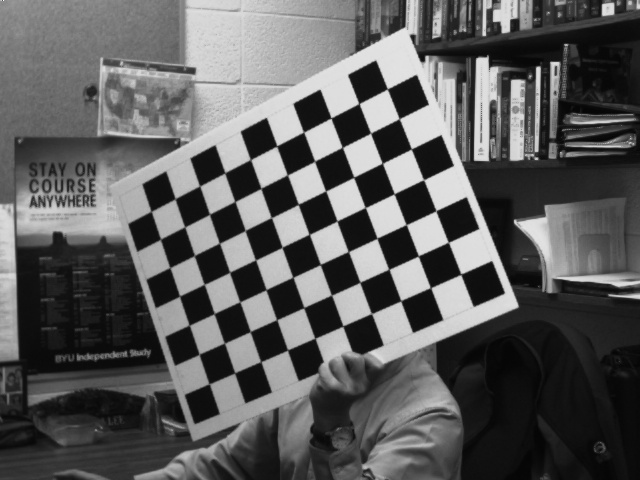
#> input picture Assignments/Assignment_2/images/JPEG/AR1.jpg, 640 x 480 px, found by its file name
$ python task1.py
#> lines starting #> are read from the running program, lines starting #| are printed output that depends on the picture; after the words box and inside, x2 and y2 are one past the last pixel; in counts of white or black regions, pixels touching at a corner belong together
import numpy as np
import cv2 as cv
import os

# termination criteria
criteria = (cv.TERM_CRITERIA_EPS + cv.TERM_CRITERIA_MAX_ITER, 30, 0.001)
# prepare object points, like (0,0,0), (1,0,0), (2,0,0) ....,(6,5,0)
objp = np.zeros((7*10,3), np.float32)
objp[:,:2] = np.mgrid[0:10,0:7].T.reshape(-1,2)
# Arrays to store object points and image points from all the images.
objpoints = [] # 3d point in real world space
imgpoints = [] # 2d points in image plane.

imagePath = os.path.join(os.getcwd(),'images','JPEG','AR1.jpg')
savePath = os.path.join(os.getcwd(),'images','results','task1.jpg')
img = cv.imread(imagePath)
#> img is the input picture: shape (480, 640, 3); min 1, max 255, mean 92
gray = cv.cvtColor(img, cv.COLOR_BGR2GRAY)
# Find the chess board corners
ret, corners = cv.findChessboardCorners(gray, (7,10), None)
#> ret = True; corners = 70 rows, first 8: [209.1, 383.7], [199.2, 354.2], [189, 325.2], [179.7, 295.8], [170, 267.7], [160.6, 239.1], [150.9, 211.3], [234.7, 372.8]
# If found, add object points, image points (after refining them)
if ret == True:
    objpoints.append(objp)
    corners2 = cv.cornerSubPix(gray,corners, (11,11), (-1,-1), criteria)
#> corners2 = 70 rows, first 8: [209.2, 383.8], [199.2, 354.3], [189.3, 325.2], [179.5, 296.2], [169.9, 267.6], [160.5, 239.2], [151.2, 211.3], [234.7, 372.8]
    imgpoints.append(corners)
    # Draw and display the corners
    cv.drawChessboardCorners(img, (7,10), corners2, ret)
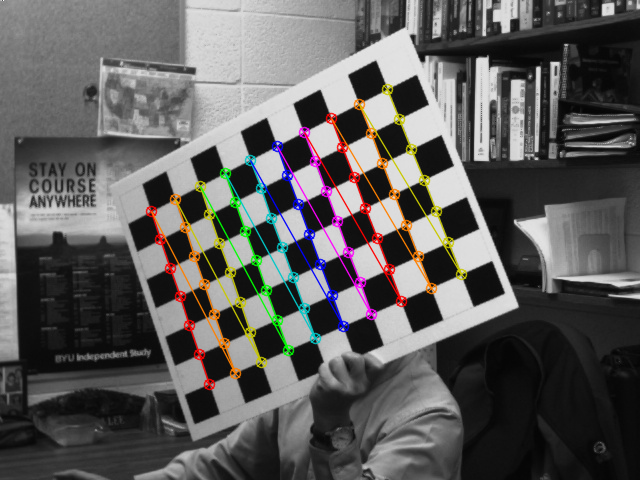
#> img: shape (480, 640, 3); 5% of pixels changed, all inside (x1, y1, x2, y2) = (145, 83, 468, 391)
    cv.imshow('img', img)
    cv.imwrite(savePath, img)
cv.waitKey(0)
cv.destroyAllWindows()

$ run again, with Assignments/Assignment_2/images/JPEG/AR12.jpg copied over Assignments/Assignment_2/images/JPEG/AR1.jpg
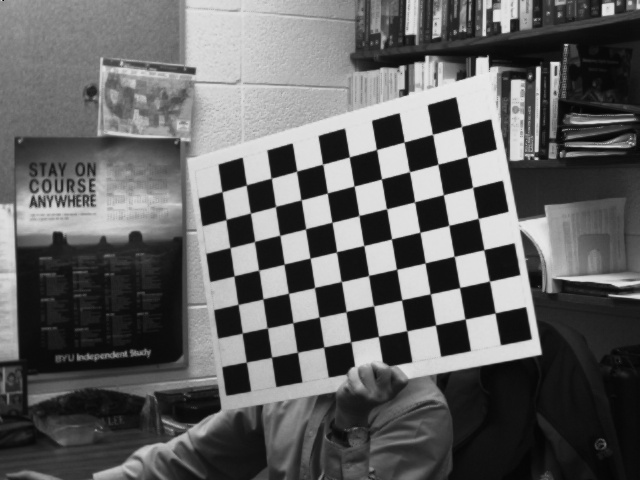
#> input picture Assignments/Assignment_2/images/JPEG/AR12.jpg, 640 x 480 px, found by its file name
#> img is the input picture: shape (480, 640, 3); min 2, max 236, mean 97.5
#> ret = True; corners = 70 rows, first 8: [246.1, 362.2], [242.4, 332.9], [238.1, 304.3], [234, 276], [230, 247.6], [226, 219.6], [222, 191.7], [271.6, 357.1]
#> corners2 = 70 rows, first 8: [246.3, 362], [242.2, 333.1], [238, 304.4], [234, 275.9], [229.9, 247.6], [225.9, 219.5], [221.9, 191.7], [271.5, 357.3]
#> `cv.drawChessboardCorners(img, (7,10), corners2, ret)`:
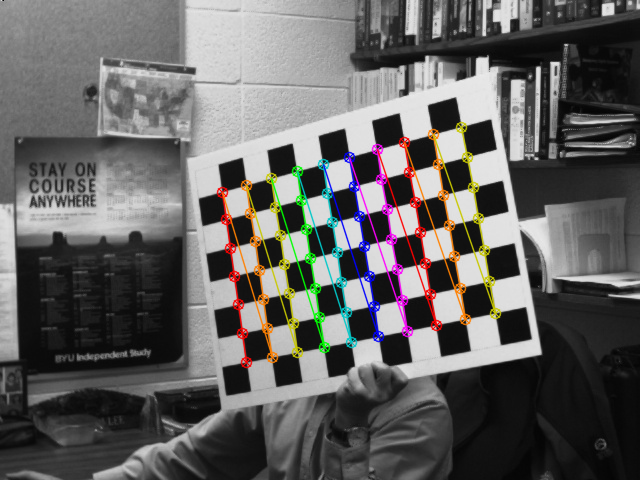
#> img: shape (480, 640, 3); 4.99% of pixels changed, all inside (x1, y1, x2, y2) = (216, 121, 502, 369)

$ run again, with Assignments/Assignment_2/images/JPEG/AR15.jpg copied over Assignments/Assignment_2/images/JPEG/AR1.jpg
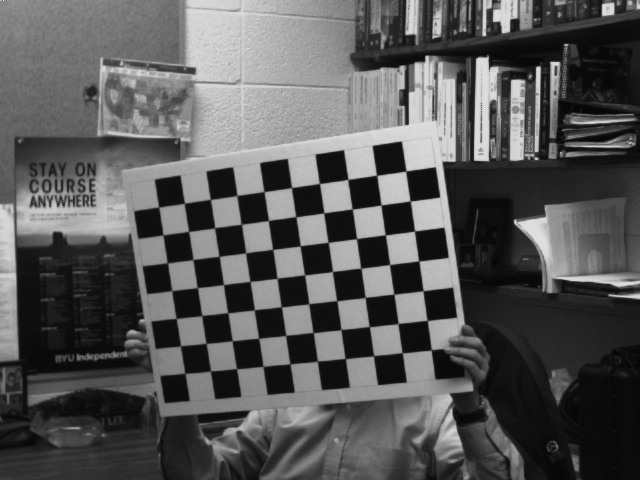
#> input picture Assignments/Assignment_2/images/JPEG/AR15.jpg, 640 x 480 px, found by its file name
#> img is the input picture: shape (480, 640, 3); min 3, max 255, mean 87.5
#> ret = True; corners = 70 rows, first 8: [184.8, 373.2], [180.4, 345.9], [176.2, 318.4], [171.7, 290.6], [167.2, 262.8], [162.9, 235], [158.6, 207.1], [210.6, 370.9]
#> corners2 = 70 rows, first 8: [185, 373.3], [180.5, 345.9], [176.1, 318.5], [171.7, 290.6], [167.4, 262.9], [163.1, 234.9], [158.7, 207.1], [210.5, 371]
#> `cv.drawChessboardCorners(img, (7,10), corners2, ret)`:
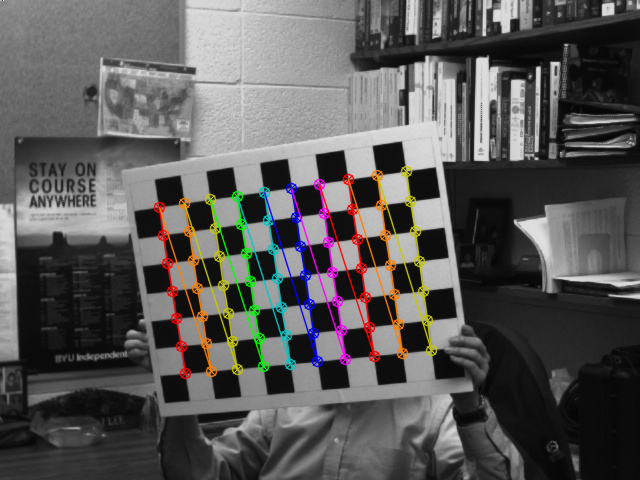
#> img: shape (480, 640, 3); 4.9% of pixels changed, all inside (x1, y1, x2, y2) = (153, 165, 438, 380)
